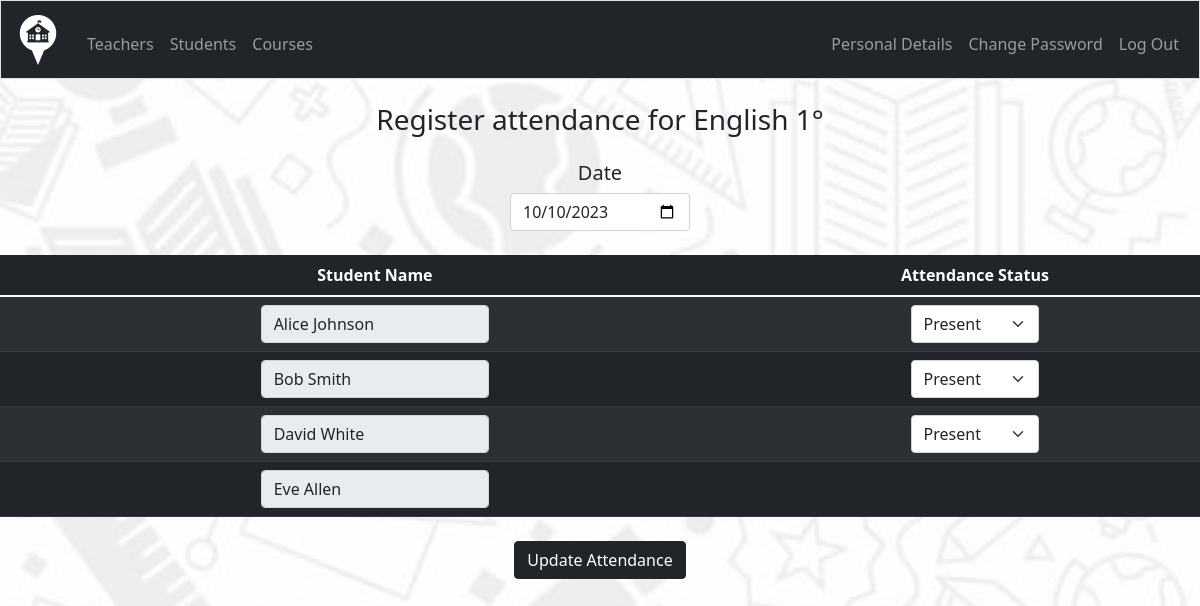
Screenshot of /attendance/edit/5/2023-10-10 (signed in) with the database file from the repository.
### tables this page shows
CREATE TABLE 'course' ('course_id' INTEGER PRIMARY KEY AUTOINCREMENT NOT NULL, 'name' TEXT NOT NULL, 'level' TEXT, 'teacher_id' INTEGER);

CREATE TABLE "attendance" (
course_id INTEGER,
student_id INTEGER,
date DATE,
student_attendance TEXT CHECK( student_attendance IN ('Present', 'Late', 'Absent') ),
FOREIGN KEY (course_id) REFERENCES "course"(course_id),
FOREIGN KEY (student_id) REFERENCES student(student_id)
);

CREATE TABLE student (
    student_id INTEGER PRIMARY KEY NOT NULL,
    name TEXT NOT NULL,
    phone TEXT,
    adult_phone TEXT
);

### app.py (the view)
@app.route("/attendance/edit/<course_id>/<date>", methods=["GET", "POST"])
@login_required
def edit_attendance(course_id, date):
    attendance = db.execute(
        "SELECT * FROM attendance WHERE course_id = ? AND date = ?", course_id, date
    )
    course = db.execute("SELECT * FROM course WHERE course_id = ?", course_id)
    students = db.execute(
        """
        SELECT student.student_id, student.name
        FROM student
        JOIN enrollment ON student.student_id = enrollment.student_id
        WHERE enrollment.course_id = ?
        ORDER BY student.name
    """,
        course_id,
    )
    if request.method == "POST":
        date = request.form.get("date")
        for student in students:
            existing_record = db.execute(
                "SELECT * FROM attendance WHERE course_id = ? AND student_id = ? AND date = ?",
                course_id,
                student["student_id"],
                date,
            )
            attendance_status = request.form.get(f"attendance_{student['student_id']}")
            if existing_record:
                db.execute(
                    "UPDATE attendance SET student_attendance = ? WHERE course_id = ? AND student_id = ? AND date = ?",
                    attendance_status,
                    course_id,
                    student["student_id"],
                    date,
                )
            else:
                db.execute(
                    "INSERT INTO attendance (course_id, student_id, date, student_attendance) VALUES (?, ?, ?, ?)",
                    course_id,
                    student["student_id"],
                    date,
                    attendance_status,
                )
        flash("Attendance updated successfully.", "success")
        return redirect(f"/course/attendance/{course_id}")
    else:
        return render_template(
            "attendance_edit.html",
            attendance=attendance,
            course=course[0],
            students=students,
        )

### app.py (called while the page is built)
@app.after_request
def after_request(response):
    response.headers["Cache-Control"] = "no-cache, no-store, must-revalidate"
    response.headers["Expires"] = 0
    response.headers["Pragma"] = "no-cache"
    return response

### helpers.py (called while the page is built)
def login_required(f):
    @wraps(f)
    def decorated_function(*args, **kwargs):
        if session.get("user_id") is None:
            return redirect("/login")
        return f(*args, **kwargs)
    return decorated_function

### templates/attendance_edit.html (shortened to what this page needs)
{% extends "layout.html" %}
{% block main %}
<form id="attendance-form" action="/attendance/edit/{{ course.course_id }}/{{ attendance[0].date }}" method="post">
    <div class="row justify-content-center">
        <h3>Register attendance for {{ course.name }} {{ course.level }}</h3>
        <div class="col-md-2 mt-3">
        <h5>Date</h5>
        <input type="date" class="form-control" id="date" name="date" value="{{ attendance[0].date }}" required>
        </div>
    </div>
    <table class="table table-dark table-striped mt-4">
        <thead>
            <tr>
                <th>Student Name</th>
                <th>Attendance Status</th>
            </tr>
        </thead>
        <tbody>
            {% for student in students %}
                <tr>
                    <td>
                        <div class="row justify-content-center">
                            <div class="col-md-4">
                            <input type="text" class="form-control" name="student_{{ student.student_id }}" value="{{ student.name }}" readonly>
                            </div>
                        </div>
                    </td>
                    <td>
                        <div class="row justify-content-center">
                            <div class="col-md-4">
                                {% for date in attendance %}
                                    {% if date.student_id == student.student_id %}
                                    <select class="form-select" name="attendance_{{ student.student_id }}">
                                        <option value="Present" {% if date.student_attendance == "Present" %} selected {% endif %}>Present</option>
                                    </select>
                                    {% endif %}
                                {% endfor %}
                            </div>
                        </div>
                    </td>
                </tr>
            {% endfor %}
        </tbody>
    </table>
    <button type="submit" class="btn btn-dark mt-2" id="update-attendance">Update Attendance</button>
</form>
{% endblock %}

### static/styles.css (style rules this page uses)
body { background-image: url('/static/school.jpg'); background-size: cover; background-position: center; background-repeat: no-repeat; }

### rows the page displays
course: name "English", level "1°"
attendance: date "10/10/2023", student_attendance.student_id "Present"
student: name "Alice Johnson"
attendance: student_attendance.student_id "Present"
student: name "Bob Smith"
student: name "David White"
attendance: student_attendance.student_id "Present"
student: name "Eve Allen"
